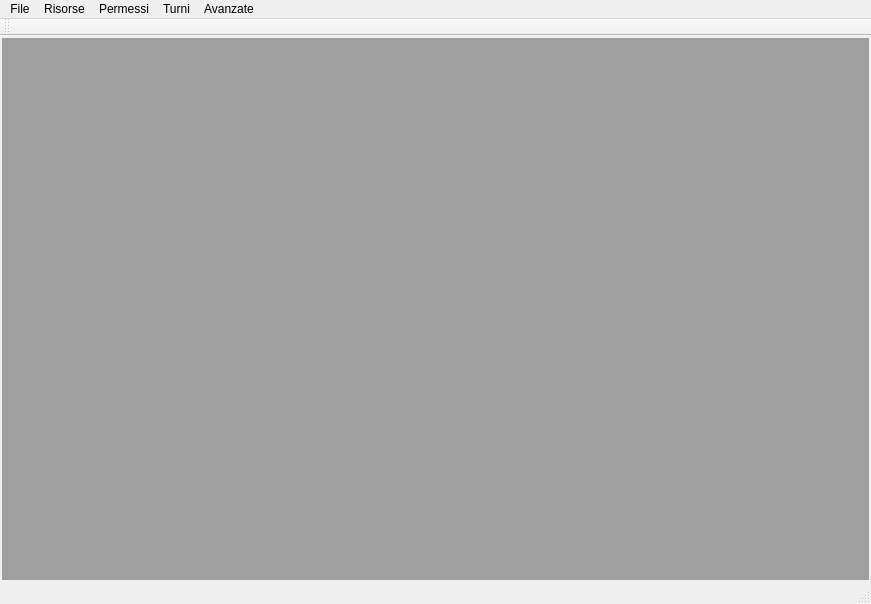
<?xml version="1.0" encoding="UTF-8"?>
<ui version="4.0">
 <class>MainWindow</class>
 <widget class="QMainWindow" name="MainWindow">
  <property name="geometry">
   <rect>
    <x>0</x>
    <y>0</y>
    <width>871</width>
    <height>604</height>
   </rect>
  </property>
  <property name="windowTitle">
   <string>TurniOSA</string>
  </property>
  <widget class="QWidget" name="centralWidget">
   <layout class="QGridLayout" name="_2">
    <property name="leftMargin">
     <number>2</number>
    </property>
    <property name="topMargin">
     <number>2</number>
    </property>
    <property name="rightMargin">
     <number>2</number>
    </property>
    <property name="bottomMargin">
     <number>2</number>
    </property>
    <property name="spacing">
     <number>2</number>
    </property>
    <item row="0" column="0">
     <widget class="QMdiArea" name="mdiArea"/>
    </item>
   </layout>
  </widget>
  <widget class="QMenuBar" name="menuBar">
   <property name="geometry">
    <rect>
     <x>0</x>
     <y>0</y>
     <width>871</width>
     <height>21</height>
    </rect>
   </property>
   <widget class="QMenu" name="menuFile">
    <property name="title">
     <string>File</string>
    </property>
    <addaction name="actionEsci"/>
   </widget>
   <widget class="QMenu" name="menuGestione_Risorse">
    <property name="title">
     <string>Risorse</string>
    </property>
    <addaction name="actionAnagrafica"/>
    <addaction name="actionAggiungi_Risorse"/>
   </widget>
   <widget class="QMenu" name="menuAvanzate">
    <property name="title">
     <string>Avanzate</string>
    </property>
    <addaction name="actionTabella_Matrici"/>
    <addaction name="actionOpzioni"/>
   </widget>
   <widget class="QMenu" name="menuGestioni_Permessi">
    <property name="title">
     <string>Permessi</string>
    </property>
    <addaction name="actionPermessi"/>
   </widget>
   <widget class="QMenu" name="menuGestione_Turni">
    <property name="title">
     <string>Turni</string>
    </property>
    <addaction name="actionGenerazione_Tuno"/>
    <addaction name="actionCarica_un_turno_da_un_foglio_excel"/>
   </widget>
   <addaction name="menuFile"/>
   <addaction name="menuGestione_Risorse"/>
   <addaction name="menuGestioni_Permessi"/>
   <addaction name="menuGestione_Turni"/>
   <addaction name="menuAvanzate"/>
  </widget>
  <widget class="QToolBar" name="mainToolBar">
   <attribute name="toolBarArea">
    <enum>TopToolBarArea</enum>
   </attribute>
   <attribute name="toolBarBreak">
    <bool>false</bool>
   </attribute>
  </widget>
  <widget class="QStatusBar" name="statusBar"/>
  <action name="actionEsci">
   <property name="text">
    <string>Esci</string>
   </property>
  </action>
  <action name="actionAnagrafica">
   <property name="text">
    <string>Modifica Anagrafica</string>
   </property>
  </action>
  <action name="actionAggiungi_Risorse">
   <property name="text">
    <string>Aggiungi Risorse</string>
   </property>
  </action>
  <action name="actionOpzioni">
   <property name="text">
    <string>Opzioni file esterni</string>
   </property>
  </action>
  <action name="actionTabella_Matrici">
   <property name="text">
    <string>Tabella Matrici</string>
   </property>
  </action>
  <action name="actionPermessi">
   <property name="text">
    <string>Inserisci e/o modifica Permessi</string>
   </property>
  </action>
  <action name="actionCarica_un_turno_da_un_foglio_excel">
   <property name="text">
    <string>Carica un turno da un foglio excel...</string>
   </property>
  </action>
  <action name="actionGenerazione_Tuno">
   <property name="text">
    <string>Generazione Turno ...</string>
   </property>
   <property name="font">
    <font>
     <weight>75</weight>
     <bold>true</bold>
    </font>
   </property>
  </action>
 </widget>
 <layoutdefault spacing="6" margin="10"/>
 <resources/>
 <connections>
  <connection>
   <sender>actionEsci</sender>
   <signal>triggered()</signal>
   <receiver>MainWindow</receiver>
   <slot>close()</slot>
   <hints>
    <hint type="sourcelabel">
     <x>-1</x>
     <y>-1</y>
    </hint>
    <hint type="destinationlabel">
     <x>287</x>
     <y>227</y>
    </hint>
   </hints>
  </connection>
 </connections>
 <designerdata>
  <property name="gridDeltaX">
   <number>10</number>
  </property>
  <property name="gridDeltaY">
   <number>10</number>
  </property>
  <property name="gridSnapX">
   <bool>true</bool>
  </property>
  <property name="gridSnapY">
   <bool>true</bool>
  </property>
  <property name="gridVisible">
   <bool>true</bool>
  </property>
 </designerdata>
</ui>
